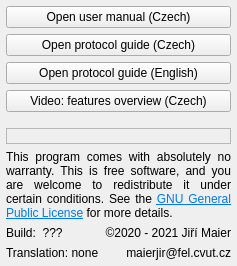
          <widget class="QWidget" name="tab_3">
           <attribute name="icon">
            <iconset resource="resources.qrc">
             <normaloff>:/images/icons/about.png</normaloff>:/images/icons/about.png</iconset>
           </attribute>
           <attribute name="title">
            <string/>
           </attribute>
           <layout class="QVBoxLayout" name="verticalLayout_13">
            <property name="leftMargin">
             <number>6</number>
            </property>
            <property name="topMargin">
             <number>6</number>
            </property>
            <property name="rightMargin">
             <number>6</number>
            </property>
            <property name="bottomMargin">
             <number>6</number>
            </property>
            <item>
             <widget class="QPushButton" name="pushButtonOpenHelpCZ">
              <property name="toolTip">
               <string>&lt;html&gt;&lt;head/&gt;&lt;body&gt;&lt;p&gt;Click to open in external PDF browser&lt;/p&gt;&lt;/body&gt;&lt;/html&gt;</string>
              </property>
              <property name="text">
               <string>Open user manual (Czech)</string>
              </property>
             </widget>
            </item>
            <item>
             <widget class="QPushButton" name="pushButtonProtocolGuideCZ">
              <property name="toolTip">
               <string>&lt;html&gt;&lt;head/&gt;&lt;body&gt;&lt;p&gt;Click to open in external PDF browser&lt;/p&gt;&lt;/body&gt;&lt;/html&gt;</string>
              </property>
              <property name="text">
               <string>Open protocol guide (Czech)</string>
              </property>
             </widget>
            </item>
            <item>
             <widget class="QPushButton" name="pushButtonProtocolGuideEN">
              <property name="toolTip">
               <string>&lt;html&gt;&lt;head/&gt;&lt;body&gt;&lt;p&gt;Click to open in external PDF browser&lt;/p&gt;&lt;/body&gt;&lt;/html&gt;</string>
              </property>
              <property name="text">
               <string>Open protocol guide (English)</string>
              </property>
             </widget>
            </item>
            <item>
             <widget class="QPushButton" name="pushButtonIntroVideoCZ">
              <property name="toolTip">
               <string>&lt;html&gt;&lt;head/&gt;&lt;body&gt;&lt;p&gt;Click to open in external web browser&lt;/p&gt;&lt;/body&gt;&lt;/html&gt;</string>
              </property>
              <property name="text">
               <string>Video: features overview (Czech)</string>
              </property>
             </widget>
            </item>
            <item>
             <spacer name="verticalSpacer_10">
              <property name="orientation">
               <enum>Qt::Vertical</enum>
              </property>
              <property name="sizeHint" stdset="0">
               <size>
                <width>20</width>
                <height>10</height>
               </size>
              </property>
             </spacer>
            </item>
            <item>
             <widget class="ClickableLabel" name="labelLogo">
              <property name="sizePolicy">
               <sizepolicy hsizetype="Preferred" vsizetype="Fixed">
                <horstretch>0</horstretch>
                <verstretch>0</verstretch>
               </sizepolicy>
              </property>
              <property name="frameShape">
               <enum>QFrame::StyledPanel</enum>
              </property>
              <property name="frameShadow">
               <enum>QFrame::Sunken</enum>
              </property>
              <property name="textFormat">
               <enum>Qt::PlainText</enum>
              </property>
              <property name="pixmap">
               <pixmap resource="resources.qrc">:/images/icons/logoKatedry.png</pixmap>
              </property>
              <property name="scaledContents">
               <bool>false</bool>
              </property>
              <property name="alignment">
               <set>Qt::AlignCenter</set>
              </property>
              <property name="openExternalLinks">
               <bool>true</bool>
              </property>
             </widget>
            </item>
            <item>
             <widget class="QLabel" name="labelLicense">
              <property name="text">
               <string>&lt;html&gt;&lt;head/&gt;&lt;body&gt;&lt;p&gt;This program comes with absolutely no warranty. This is free software, and you are welcome to redistribute it under certain conditions. See the &lt;a href=&quot;https://www.gnu.org/licenses/gpl-3.0.html&quot;&gt;&lt;span style=&quot; text-decoration: underline; color:#007af4;&quot;&gt;GNU General Public License&lt;/span&gt;&lt;/a&gt; for more details.&lt;/p&gt;&lt;/body&gt;&lt;/html&gt;</string>
              </property>
              <property name="alignment">
               <set>Qt::AlignJustify|Qt::AlignVCenter</set>
              </property>
              <property name="wordWrap">
               <bool>true</bool>
              </property>
              <property name="openExternalLinks">
               <bool>true</bool>
              </property>
             </widget>
            </item>
            <item>
             <layout class="QGridLayout" name="gridLayout_2">
              <item row="0" column="0">
               <widget class="QLabel" name="labelBuildDate">
                <property name="text">
                 <string notr="true">Build:  ???</string>
                </property>
                <property name="alignment">
                 <set>Qt::AlignLeading|Qt::AlignLeft|Qt::AlignVCenter</set>
                </property>
               </widget>
              </item>
              <item row="1" column="0">
               <widget class="QLabel" name="label_10">
                <property name="text">
                 <string>Translation: none</string>
                </property>
                <property name="alignment">
                 <set>Qt::AlignLeading|Qt::AlignLeft|Qt::AlignVCenter</set>
                </property>
               </widget>
              </item>
              <item row="0" column="1">
               <widget class="QLabel" name="label_signature">
                <property name="text">
                 <string notr="true">&lt;html&gt;&lt;head/&gt;&lt;body&gt;&lt;p&gt;©2020 - 2021 Jiří Maier&lt;/p&gt;&lt;/body&gt;&lt;/html&gt;</string>
                </property>
                <property name="alignment">
                 <set>Qt::AlignRight|Qt::AlignTrailing|Qt::AlignVCenter</set>
                </property>
               </widget>
              </item>
              <item row="1" column="1">
               <widget class="QLabel" name="label_24">
                <property name="text">
                 <string>maierjir@fel.cvut.cz</string>
                </property>
                <property name="alignment">
                 <set>Qt::AlignRight|Qt::AlignTrailing|Qt::AlignVCenter</set>
                </property>
               </widget>
              </item>
             </layout>
            </item>
           </layout>
          </widget>
